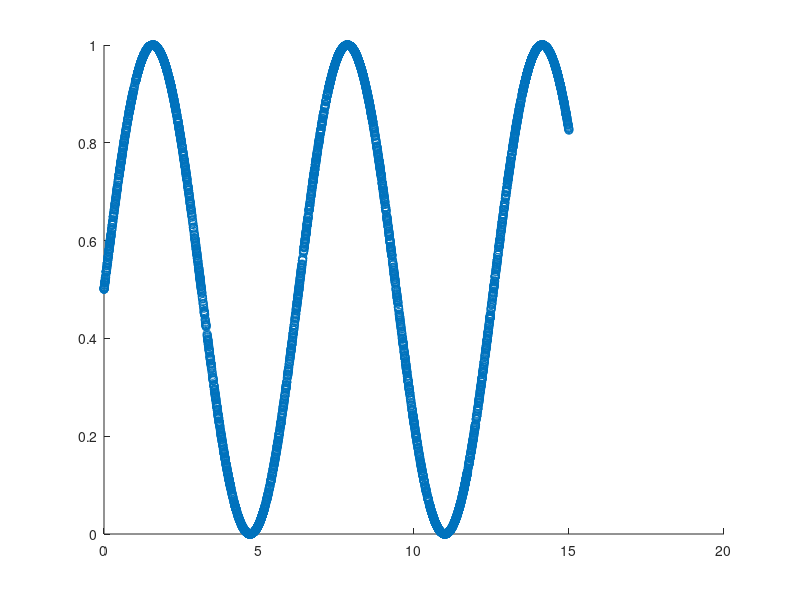

This chart was generated by the following MATLAB code: (Note: this script raises an error after producing the figure.)
clear all

data_num=5000;
xdata = 15*rand(1,data_num);
labels = (sin(xdata)+1)/2; % between 0 and 1
 
figure(1);
scatter(xdata, labels);
 
IU = 1;     % a number of input neurons
HU = 30;     % a number of hidden neurons
OU = 1;     % a number of output neurons

% initialize weights and biases
% as random numbers between -1.0 and 1.0.
w = 2.0*rand(HU,IU) - 1.0;
b = 2.0*rand(HU,1) - 1.0;
u = 2.0*rand(OU,HU) - 1.0;
c = 2.0*rand(OU,1) - 1.0;

layer1 = Affine(w,b);
layer2 = Sigmoid();
layer3 = Affine(u,c);
layer4 = Sigmoid();
layer5 = MSE();

EPOCH=200000; % a number of training epochs
LAMBDA=0.01; % learning rate

for epoch=1:EPOCH
  p = layer1.forward(xdata);
  y = layer2.forward(p);
  q = layer3.forward(y);
  z = layer4.forward(q);
  loss(epoch) = layer5.forward(z,labels);
  
  %calculate gradient
  dz = layer5.backward();
  dq = layer4.backward(dz);
  dy = layer3.backward(dq);
  dp = layer2.backward(dy);
  dx = layer1.backward(dp);
  
  %learning weights and biases
  layer1.update(LAMBDA);
  layer3.update(LAMBDA);
end

loss

% Display loss change graph
figure(2);
plot(loss)
axis([0 EPOCH 0 max(loss)])
xlabel('Epoch');
ylabel('LOSS');

% Display output graph
xt = [0:0.01:15];
pt = layer1.forward(xt);
yt = layer2.forward(pt);
qt = layer3.forward(yt);
zt = layer4.forward(qt);

figure(3);
plot(xt,zt)

